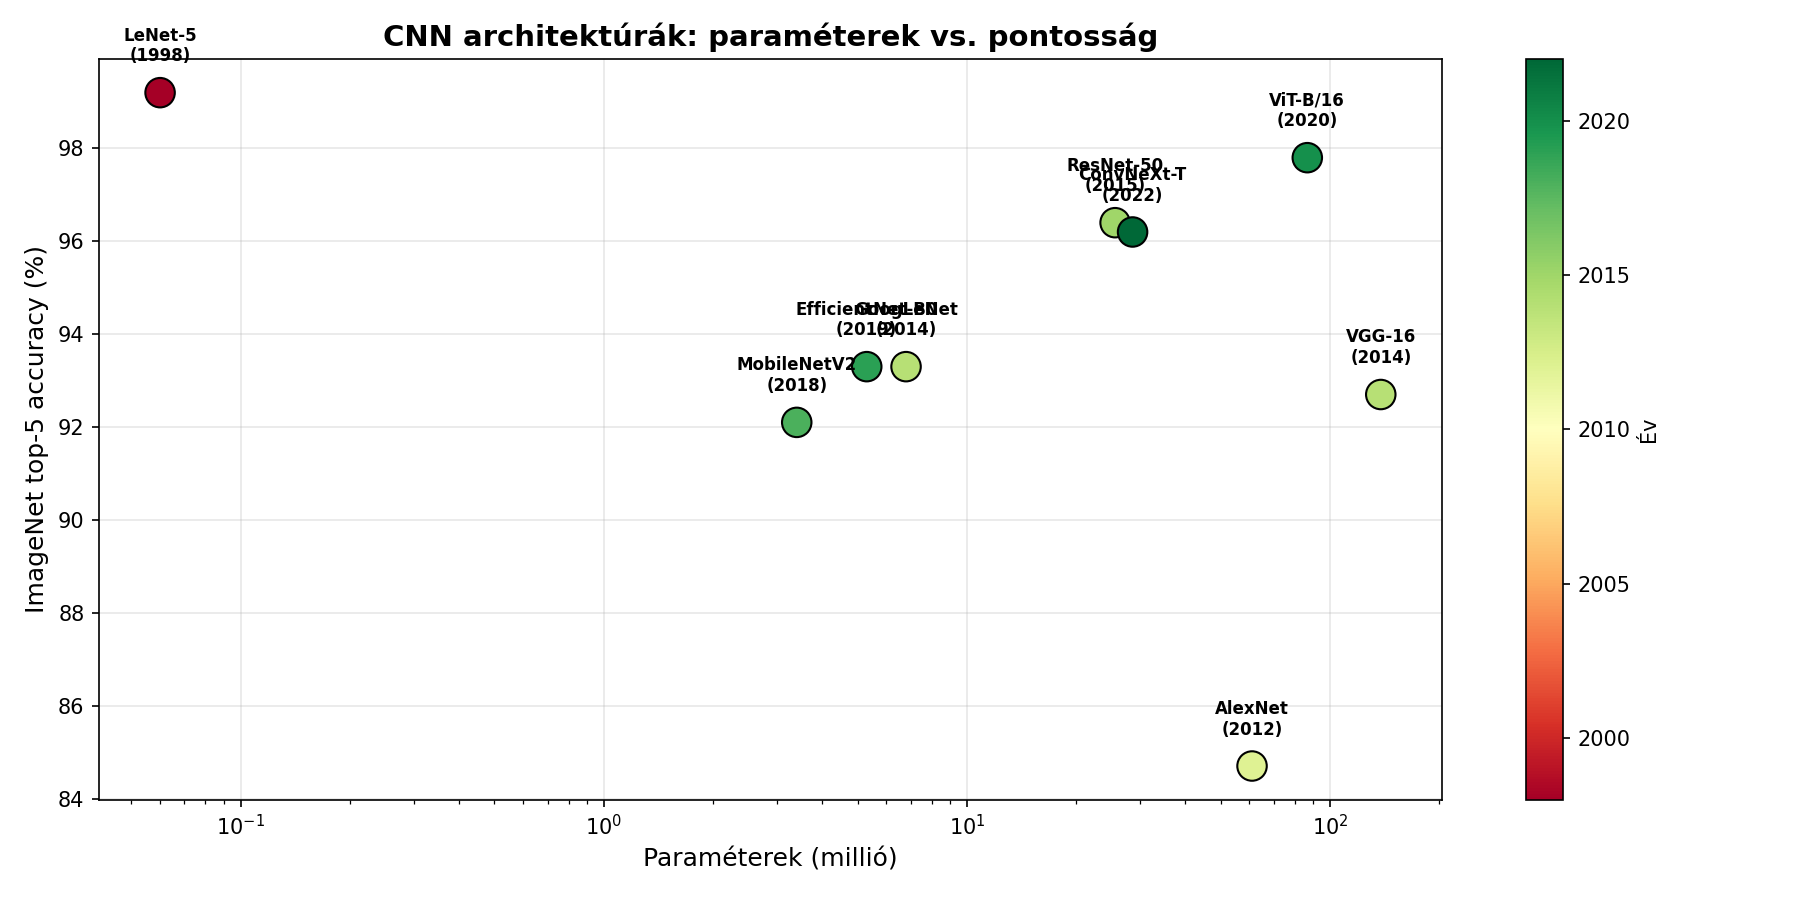

Here is the Python script that generated this plot:
"""
05_architekturak.py — CNN architektúrák és skip connection
Neurális hálók II. (CNN) — Hajdu Csaba

Demonstrálja:
  - ResNet skip connection implementáció és hatása
  - Architektúrák paraméterszám összehasonlítása
  - Mélység hatása skip connection nélkül vs. skip-pel
  - Receptive field számítás különböző architektúráknál
"""
import numpy as np
import torch
import torch.nn as nn
import torch.nn.functional as F
import matplotlib.pyplot as plt
from sklearn.datasets import load_digits
from sklearn.model_selection import train_test_split


# ── Adat ──
digits = load_digits()
X = torch.tensor(digits.data.astype(np.float32).reshape(-1, 1, 8, 8) / 16.0)
y = torch.tensor(digits.target, dtype=torch.long)
Xt, Xv, yt, yv = train_test_split(X, y, test_size=0.2, random_state=42, stratify=y.numpy())
Xt, Xv = torch.tensor(np.array(Xt)), torch.tensor(np.array(Xv))
yt, yv = torch.tensor(np.array(yt)), torch.tensor(np.array(yv))


# ══════════════════════════════════════════════════════════════
# ÉPÍTŐELEMEK
# ══════════════════════════════════════════════════════════════

class ResidualBlock(nn.Module):
    """ResNet alap blokk: F(x) + x (skip connection)."""
    def __init__(self, channels):
        super().__init__()
        self.conv1 = nn.Conv2d(channels, channels, 3, padding=1)
        self.bn1 = nn.BatchNorm2d(channels)
        self.conv2 = nn.Conv2d(channels, channels, 3, padding=1)
        self.bn2 = nn.BatchNorm2d(channels)

    def forward(self, x):
        residual = x
        out = F.relu(self.bn1(self.conv1(x)))
        out = self.bn2(self.conv2(out))
        return F.relu(out + residual)  # ← SKIP CONNECTION


class PlainBlock(nn.Module):
    """Ugyanaz skip nélkül."""
    def __init__(self, channels):
        super().__init__()
        self.conv1 = nn.Conv2d(channels, channels, 3, padding=1)
        self.bn1 = nn.BatchNorm2d(channels)
        self.conv2 = nn.Conv2d(channels, channels, 3, padding=1)
        self.bn2 = nn.BatchNorm2d(channels)

    def forward(self, x):
        out = F.relu(self.bn1(self.conv1(x)))
        out = self.bn2(self.conv2(out))
        return F.relu(out)  # NINCS skip


class CNN_Configurable(nn.Module):
    def __init__(self, n_blocks, use_skip=True, channels=16):
        super().__init__()
        self.stem = nn.Sequential(nn.Conv2d(1, channels, 3, padding=1), nn.BatchNorm2d(channels), nn.ReLU())
        Block = ResidualBlock if use_skip else PlainBlock
        self.blocks = nn.Sequential(*[Block(channels) for _ in range(n_blocks)])
        self.pool = nn.AdaptiveAvgPool2d(1)
        self.fc = nn.Linear(channels, 10)

    def forward(self, x):
        x = self.stem(x)
        x = self.blocks(x)
        x = self.pool(x).flatten(1)
        return self.fc(x)


def train_eval(model, epochs=50):
    optimizer = torch.optim.Adam(model.parameters(), lr=0.005)
    criterion = nn.CrossEntropyLoss()
    train_losses, val_accs = [], []
    for epoch in range(epochs):
        model.train()
        loss = criterion(model(Xt), yt)
        optimizer.zero_grad(); loss.backward(); optimizer.step()
        train_losses.append(loss.item())
        model.eval()
        with torch.no_grad():
            acc = (model(Xv).argmax(1) == yv).float().mean().item()
        val_accs.append(acc)
    return train_losses, val_accs


# ══════════════════════════════════════════════════════════════
# 1. SKIP CONNECTION HATÁSA
# ══════════════════════════════════════════════════════════════

print("=" * 60)
print("1. SKIP CONNECTION HATÁSA: Plain vs. ResNet")
print("=" * 60)

fig1, axes1 = plt.subplots(1, 3, figsize=(16, 5))

depths = [2, 4, 6]
for ax, n_blocks in zip(axes1, depths):
    results = {}
    for use_skip, name, color in [(False, "Plain", "#E91E63"), (True, "ResNet", "#4CAF50")]:
        torch.manual_seed(42)
        model = CNN_Configurable(n_blocks, use_skip=use_skip)
        n_params = sum(p.numel() for p in model.parameters())
        tl, va = train_eval(model, epochs=50)
        results[name] = (tl, va)
        print(f"  {n_blocks} blokk, {name}: acc={va[-1]*100:.1f}%, params={n_params}")
        ax.plot(va, label=f"{name} ({va[-1]*100:.0f}%)", color=color, linewidth=2)

    ax.set_title(f"{n_blocks} blokk ({n_blocks*4+2} conv réteg)", fontsize=12, fontweight="bold")
    ax.set_xlabel("Epoch"); ax.set_ylabel("Val accuracy")
    ax.legend(fontsize=10); ax.grid(True, alpha=0.3); ax.set_ylim(0.5, 1.02)

fig1.suptitle("Skip connection hatása: mélyebb hálónál kritikus a különbség",
              fontsize=14, fontweight="bold")
fig1.tight_layout()
fig1.savefig("05_skip_connection.png", dpi=150)
print("\nÁbra mentve: 05_skip_connection.png")


# ══════════════════════════════════════════════════════════════
# 2. ARCHITEKTÚRÁK PARAMÉTERSZÁM ÖSSZEHASONLÍTÁS
# ══════════════════════════════════════════════════════════════

print("\n" + "=" * 60)
print("2. ARCHITEKTÚRÁK ÖSSZEHASONLÍTÁSA")
print("=" * 60)

fig2, ax2 = plt.subplots(figsize=(12, 6))

# Híres architektúrák (ImageNet adatok)
archs = [
    ("LeNet-5\n(1998)", 0.06, 99.2, 1998),
    ("AlexNet\n(2012)", 61, 84.7, 2012),
    ("VGG-16\n(2014)", 138, 92.7, 2014),
    ("GoogLeNet\n(2014)", 6.8, 93.3, 2014),
    ("ResNet-50\n(2015)", 25.6, 96.4, 2015),
    ("MobileNetV2\n(2018)", 3.4, 92.1, 2018),
    ("EfficientNet-B0\n(2019)", 5.3, 93.3, 2019),
    ("ConvNeXt-T\n(2022)", 28.6, 96.2, 2022),
    ("ViT-B/16\n(2020)", 86.6, 97.8, 2020),
]

names, params, accs, years = zip(*archs)
colors = plt.cm.viridis(np.linspace(0.2, 0.9, len(archs)))
scatter = ax2.scatter(params, accs, c=years, s=200, cmap="RdYlGn", edgecolors="k", linewidth=1, zorder=3)
for i, name in enumerate(names):
    ax2.annotate(name, (params[i], accs[i]), fontsize=8, ha="center",
                 xytext=(0, 15), textcoords="offset points", fontweight="bold")

plt.colorbar(scatter, ax=ax2, label="Év")
ax2.set_xlabel("Paraméterek (millió)", fontsize=12)
ax2.set_ylabel("ImageNet top-5 accuracy (%)", fontsize=12)
ax2.set_title("CNN architektúrák: paraméterek vs. pontosság", fontsize=14, fontweight="bold")
ax2.set_xscale("log")
ax2.grid(True, alpha=0.3)
fig2.tight_layout()
fig2.savefig("05_architekturak.png", dpi=150)
print("Ábra mentve: 05_architekturak.png")


# ══════════════════════════════════════════════════════════════
# 3. RECEPTIVE FIELD SZÁMÍTÁS
# ══════════════════════════════════════════════════════════════

print("\n" + "=" * 60)
print("3. RECEPTIVE FIELD SZÁMÍTÁS")
print("=" * 60)

def calc_receptive_field(layers):
    """layers: list of (kernel_size, stride, dilation)"""
    rf = 1
    stride_prod = 1
    for k, s, d in layers:
        rf = rf + (k - 1) * d * stride_prod
        stride_prod *= s
    return rf

architectures_rf = {
    "LeNet-5": [(5,1,1), (2,2,1), (5,1,1), (2,2,1)],
    "VGG-16 (első 5)": [(3,1,1)]*2 + [(2,2,1)] + [(3,1,1)]*2 + [(2,2,1)],
    "ResNet (6 blokk)": [(3,1,1)]*12,
    "Dilated (d=1,2,4,8)": [(3,1,1), (3,1,2), (3,1,4), (3,1,8)],
}

fig3, ax3 = plt.subplots(figsize=(10, 5))
for name, layers in architectures_rf.items():
    rfs = [1]
    for i in range(1, len(layers)+1):
        rfs.append(calc_receptive_field(layers[:i]))
    ax3.plot(range(len(rfs)), rfs, "o-", linewidth=2, markersize=6, label=f"{name} (RF={rfs[-1]})")
    print(f"  {name}: RF = {rfs[-1]}")

ax3.set_xlabel("Réteg sorszáma", fontsize=12)
ax3.set_ylabel("Receptive field (pixel)", fontsize=12)
ax3.set_title("Receptive field növekedés rétegenként", fontsize=13, fontweight="bold")
ax3.legend(fontsize=9); ax3.grid(True, alpha=0.3)
fig3.tight_layout()
fig3.savefig("05_receptive_field.png", dpi=150)
print("Ábra mentve: 05_receptive_field.png")

plt.close("all")
print("\nKész!")
